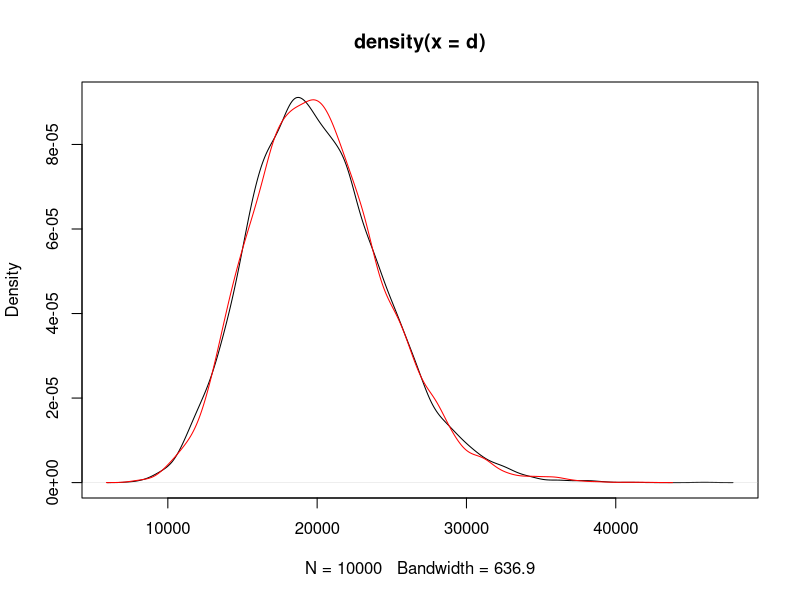

Generate this figure with R:
d = rnbinom(10000,size=20,prob = .001)
mu = mean(d) #size*(1-p)/p, beta = (1-p/p), 
v = var(d) #size*(1-p)/p^2, then 
p = mu/v
size = mu * (p/(1-p)) 
#then size-size*p = mu*p, then 
p = size/(size+mu)
##if p=1-p, then size= mu * (1-p)/p, p*size = mu-mu*p, then p=mu/(mu+size)
plot(density(d))
lines(density(rnbinom(10000,size = size, mu=mu)), col="red")
#ok let us assume that we have a model of the mean that we are fitting, the variance from this model
#identifies 